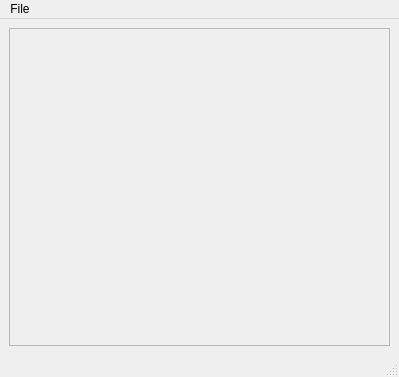
<?xml version="1.0" encoding="UTF-8"?>
<ui version="4.0">
 <class>LuaEditorWindow</class>
 <widget class="QMainWindow" name="LuaEditorWindow">
  <property name="geometry">
   <rect>
    <x>0</x>
    <y>0</y>
    <width>399</width>
    <height>377</height>
   </rect>
  </property>
  <property name="windowTitle">
   <string>MainWindow</string>
  </property>
  <widget class="QWidget" name="centralwidget">
   <layout class="QVBoxLayout" name="verticalLayout">
    <item>
     <widget class="QScrollArea" name="scrollArea">
      <property name="widgetResizable">
       <bool>true</bool>
      </property>
      <widget class="QWidget" name="scrollAreaWidgetContents">
       <property name="geometry">
        <rect>
         <x>0</x>
         <y>0</y>
         <width>379</width>
         <height>316</height>
        </rect>
       </property>
      </widget>
     </widget>
    </item>
   </layout>
  </widget>
  <widget class="QStatusBar" name="statusbar"/>
  <widget class="QMenuBar" name="menubar">
   <property name="geometry">
    <rect>
     <x>0</x>
     <y>0</y>
     <width>399</width>
     <height>21</height>
    </rect>
   </property>
   <widget class="QMenu" name="menuFile">
    <property name="title">
     <string>File</string>
    </property>
    <addaction name="actionNew"/>
    <addaction name="actionOpen"/>
    <addaction name="actionReload"/>
    <addaction name="separator"/>
    <addaction name="separator"/>
    <addaction name="actionSave"/>
    <addaction name="actionSave_As"/>
    <addaction name="separator"/>
    <addaction name="actionExit"/>
   </widget>
   <addaction name="menuFile"/>
  </widget>
  <action name="actionNew">
   <property name="icon">
    <iconset>
     <normaloff>:/images/new.png</normaloff>:/images/new.png</iconset>
   </property>
   <property name="text">
    <string>New</string>
   </property>
   <property name="shortcut">
    <string>Ctrl+Shift+N</string>
   </property>
  </action>
  <action name="actionOpen">
   <property name="icon">
    <iconset>
     <normalon>:/images/open.png</normalon>
    </iconset>
   </property>
   <property name="text">
    <string>Open</string>
   </property>
  </action>
  <action name="actionExit">
   <property name="text">
    <string>Exit</string>
   </property>
  </action>
  <action name="actionRun">
   <property name="icon">
    <iconset>
     <normalon>:/forward.png</normalon>
    </iconset>
   </property>
   <property name="text">
    <string>Run</string>
   </property>
   <property name="shortcut">
    <string>Ctrl+Return</string>
   </property>
  </action>
  <action name="actionSave">
   <property name="icon">
    <iconset>
     <normalon>:/filesave.png</normalon>
    </iconset>
   </property>
   <property name="text">
    <string>Save</string>
   </property>
   <property name="shortcut">
    <string>Ctrl+S</string>
   </property>
  </action>
  <action name="actionSave_As">
   <property name="text">
    <string>Save As...</string>
   </property>
  </action>
  <action name="actionReload">
   <property name="icon">
    <iconset>
     <normalon>:/reload.png</normalon>
    </iconset>
   </property>
   <property name="text">
    <string>Reload</string>
   </property>
  </action>
 </widget>
 <resources/>
 <connections/>
</ui>
